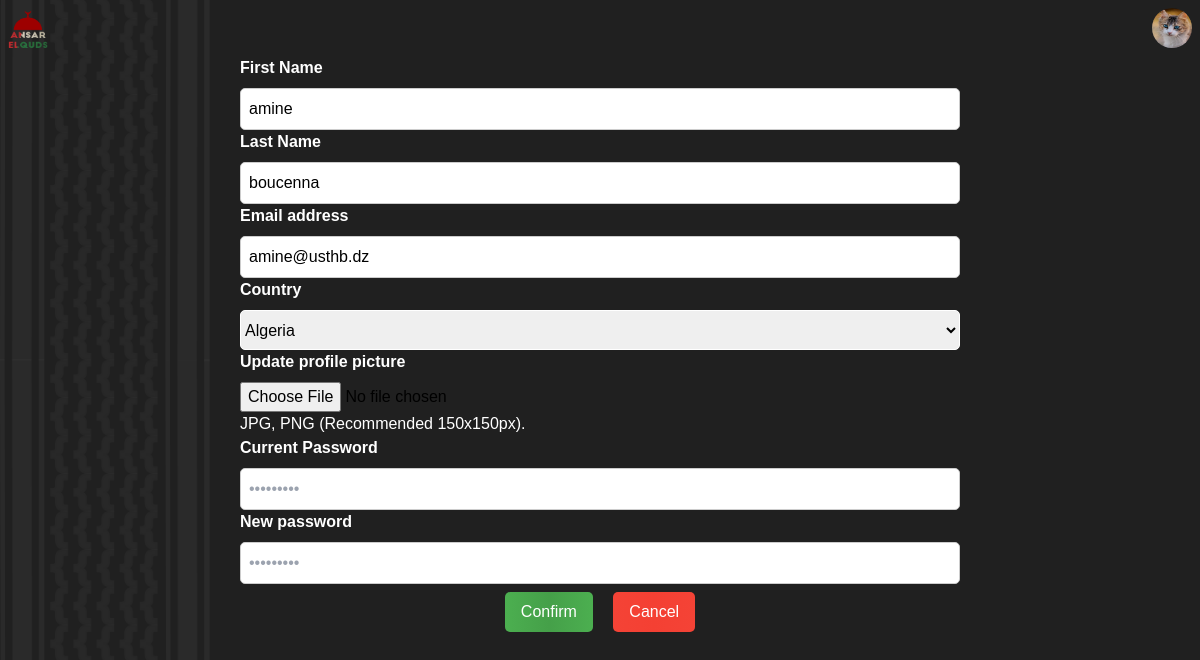
Screenshot of /settings/ (signed in) with the database file from the repository.
### App/models.py (models this page shows, shortened)
class User(AbstractBaseUser, PermissionsMixin):
    email = models.EmailField(blank=True, default='', unique=True)
    username = models.CharField(max_length=50, blank=False, unique=True)
    first_name = models.CharField(max_length=50, blank=True, default='')
    last_name = models.CharField(max_length=50, blank=True, default='')
    profile_picture = models.FileField(upload_to='ProfilePictures/',storage=OverwriteStorage(),default=None)
    country = models.CharField(max_length=50,default='')
    total_validated_answers = models.IntegerField(default=0)
    total_answers = models.IntegerField(default=0)
    total_ratio = models.FloatField(default=0)
    monthly_validated_answers = models.IntegerField(default=0)
    monthly_total_answers = models.IntegerField(default=0)
    monthly_ratio = models.FloatField(default=0)
    leaderboards = models.ManyToManyField(to=Leaderboard, name="leaderboards")
    color_theme = models.CharField(max_length=7, default="#0e4bf1")
    is_darkmode = models.BooleanField(default=False)
    date_joined = models.DateField(default=date.today)
    last_login = models.DateTimeField(blank=True, null=True)
    objects = CustomUserManager()
    USERNAME_FIELD = 'email'
    EMAIL_FIELD = 'email'
    REQUIRED_FIELDS = ['username']
    class Meta:
        verbose_name = 'User'
        verbose_name_plural = 'Users'

### App/views.py (the view, shortened to what this page needs)
@login_required(login_url='/sign-in/')
def Settings(request):
    message=''
    return render(request,'profile/settings.html')

### App/templates/profile/settings.html (shortened to what this page needs)
<!DOCTYPE html>
<html lang="en">
  <head>
    <link
      href="https://unpkg.com/boxicons@2.0.9/css/boxicons.min.css"
      rel="stylesheet"
    />
    {% load static %} {% load i18n %}
    <link rel="stylesheet" href="{% static 'profile/settings.css' %}" type="text/css">
    <link
      rel="stylesheet"
      href="https://unicons.iconscout.com/release/v4.0.0/css/line.css"
    />
</head>
<body>
    {% include 'navbar.html' %}
    <section class="dashboard">
            <form method="post" enctype="multipart/form-data">
                <div class="grid">
                    <label for="fname" class="text-label">{% trans 'First Name' %}</label>
                    <input type="text" id="fname" name="fname" class="input" placeholder="Jhon" value="{{request.user.first_name}}" />
                    <label for="lname" class="text-label">{% trans 'Last Name' %}</label>
                    <input type="text" id="lname" name="lname" class="input" placeholder="Doe" value="{{request.user.last_name}}" />
                    <label for="email" class="text-label">{% trans 'Email address' %}</label>
                    <input type="email" id="email" name="email" class="input" placeholder="username@example.com" value="{{request.user.email}}" required />
                    <label for="country" class="text-label">{% trans 'Country' %}</label>
                    <select name="country" id="country">
                        <option value="{{request.user.country}}" selected>{{request.user.country}}</option>
                    </select>
                    <div>
                        <label for="profile-file" class="text-label">{% trans 'Update profile picture' %}</label>
                        <input type="file" name="profile-file" id="profile-file" onchange="checkFileType(this)" class="file-input" />
                        <p class="input-help" id="file_input_help">JPG, PNG (Recommended 150x150px).</p>
                    </div>
                    <label for="password" class="text-label">{% trans 'Current Password' %}</label>
                    <input type="password" id="password" name="password" class="input" placeholder="•••••••••" required />
                    <label for="new_password" class="text-label">{% trans 'New password' %}</label>
                    <input type="password" id="new_password" name="new_password" class="input" placeholder="•••••••••" />
                </div>
                <div class="flex justify-center">
                    <div class="confirm-cancel">
                        <button type="submit" class="button confirm">{% trans 'Confirm' %}</button>
                        <a href="{% url 'profile' %}">
                            <button type="button" class="button cancel">{% trans 'Cancel' %}</button>
                        </a>
                    </div>
                </div>
            </form>
    </section>
</body>

### App/templates/navbar.html (shortened to what this page needs)
<!DOCTYPE html>
<html lang="en">
<head>
    <script src="https://cdn.tailwindcss.com"></script>
    {% load static %}
</head>
<body>
    <div class="w-full">
    <nav class="bg-transparent border-gray-200 dark:bg-gray-900 " >
        <div class="max-w-screen-xl flex flex-wrap items-center justify-between mx-auto p-2">
        <a href="#" class="flex items-center">
            <img src="{% static 'logo.png' %}" class="w-10 h-10" alt="Quds Logo" />
        </a>
        <div class="flex items-center md:order-2">
            <button type="button" class="flex mr-3 text-sm bg-gray-800 rounded-full md:mr-0 focus:ring-4 focus:ring-gray-300 dark:focus:ring-gray-600" id="user-menu-button" aria-expanded="false" data-dropdown-toggle="user-dropdown" data-dropdown-placement="bottom">
              {% if request.user.profile_picture.url is not None %}
              <img class="w-10 h-10 rounded-full" src="{{request.user.profile_picture.url}}" alt="user photo">
              {% else %}
              <img class="w-10 h-10 rounded-full bg-gray-100" src="{% static 'profile/user.png' %}" alt="user photo">
              {% endif %}
            </button>
        </div>
        </div>
      </nav>
    </div>
</body>
</html>

### App/static/profile/settings.css (style rules this page uses)
body { background-image: url("../background.png"); background-repeat: no-repeat; background-size: cover; font-family: Arial, sans-serif; }
.dashboard { margin: 0vw 20vw 0vw 20vw; }
.text-label { font-weight: bold; color: #fff; margin-bottom: 0.5rem; display: block; }
select { height: 40px; padding: 0.5rem; border: 1px solid #fff; }
select option { height: 40px; padding: 0.5rem; }
select { border-radius: 5px; }
.input { width: 100%; padding: 0.5rem; border: 1px solid #ccc; border-radius: 5px; }
p { color: #fff; }
.button { cursor: pointer; padding: 0.5rem 1rem; border: none; border-radius: 5px; margin: 0.5rem; }
.button.confirm { background: linear-gradient(to right, #4caf50, #45a049, #4caf50); color: white; }
.button.cancel { background: linear-gradient(to right, #f44336, #f44033, #f44336); color: white; }

### rows the page displays
User: user.profile_picture (picture), fname "amine", lname "boucenna", email "amine@usthb.dz", country "Algeria"
